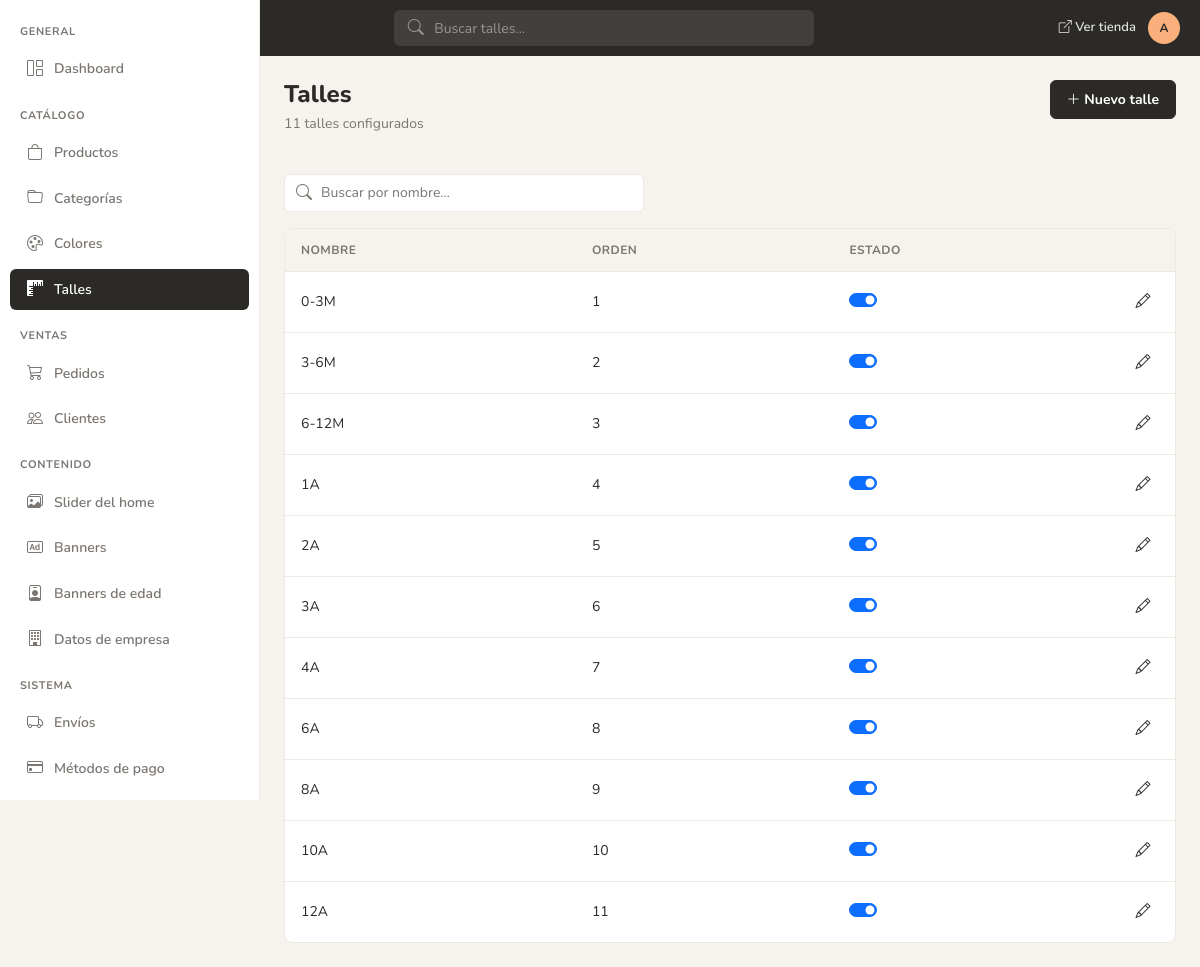
Page /admin/talles/listado.php (signed in) on the earlier database version.
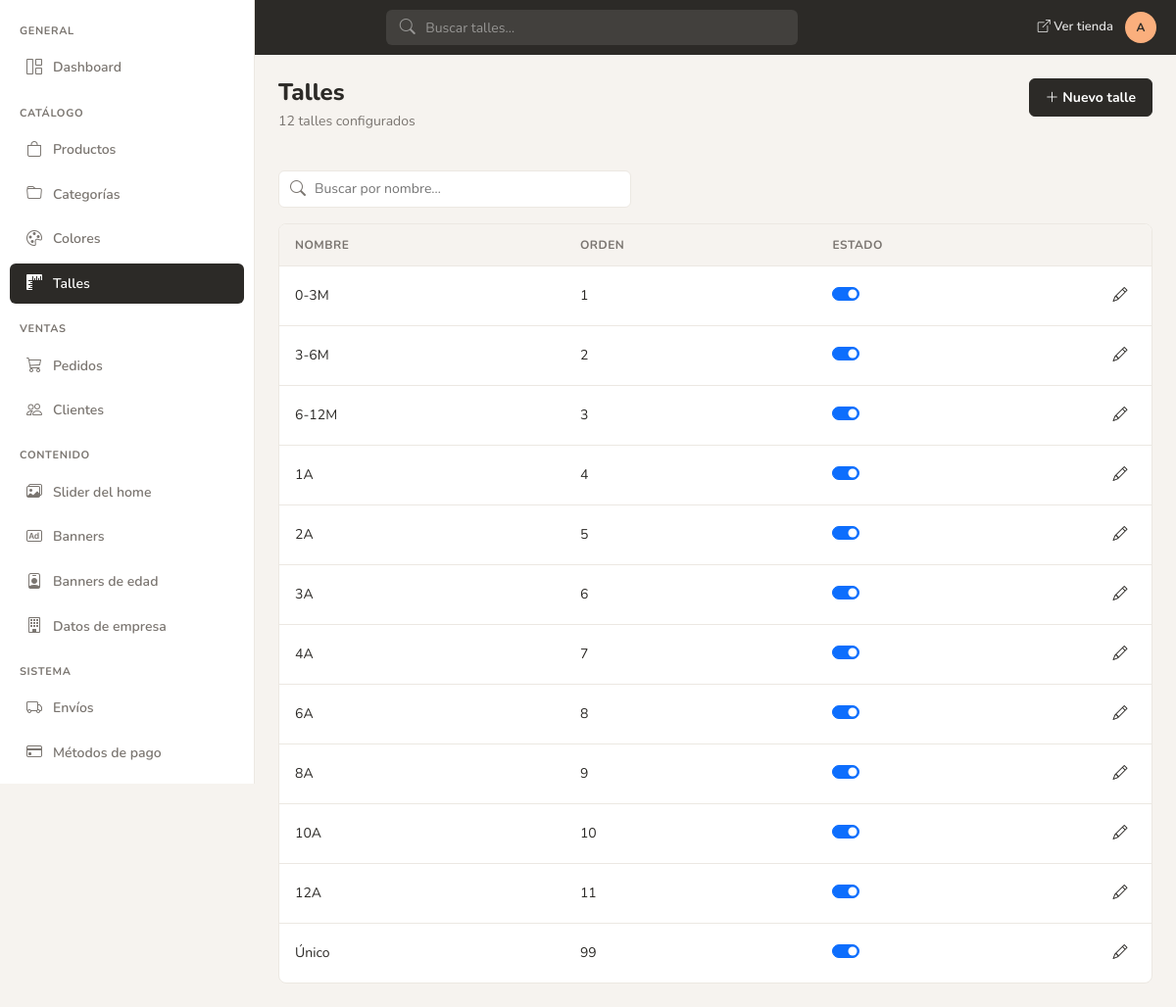
Same page on the later database version.
### tables this page shows
CREATE TABLE `tbl_talles` (
  `id_talle` int NOT NULL AUTO_INCREMENT,
  `nombre` varchar(20) NOT NULL,
  `orden` int DEFAULT 0,
  `activo` tinyint DEFAULT 1,
  PRIMARY KEY (`id_talle`)
);

### admin/include/funciones.php (called while the page is built, shortened)
<?php
function admin_user_initials(string $username): string
{
    $username = trim($username);
    $parts = preg_split('/[\s._-]+/', $username) ?: [];
    $initials = '';
    foreach ($parts as $part) {
        if ($part !== '') {
            $initials .= strtoupper($part[0]);
        }
    }
    return $initials !== '' ? substr($initials, 0, 2) : strtoupper(substr($username, 0, 2));
}
function admin_site_path(string $path = ''): string
{
    $base = defined('SITE_URL')
        ? rtrim((string)(parse_url(SITE_URL, PHP_URL_PATH) ?: ''), '/')
        : (defined('BASE_PATH') ? rtrim(BASE_PATH, '/') : '');
    $clean = ltrim(str_replace('\\', '/', $path), '/');
    if ($clean === '') {
        return $base === '' ? '/' : $base;
    }
    return ($base === '' ? '' : $base) . '/' . $clean;
}
if (!function_exists('app_path')) {
    function app_path(string $path = ''): string
    {
        return admin_site_path($path);
    }
}

### admin/talles/listado.php (the view, shortened to what this page needs)
<?php
require_once __DIR__ . '/../include/includes.php';
require_once __DIR__ . '/../check_session.php';
$q = trim((string)($_GET['q'] ?? ''));
$adminSearchAction = 'listado.php';
$adminSearchQuery = $q;
$adminSearchPlaceholder = 'Buscar talles…';
$sql = 'SELECT id_talle, nombre, orden, activo FROM tbl_talles';
$params = [];
$types = '';
$sql .= ' ORDER BY orden, nombre';
if ($types !== '') {
    $stmt = mysqli_prepare($con, $sql);
    mysqli_stmt_bind_param($stmt, $types, ...$params);
    mysqli_stmt_execute($stmt);
    $result = mysqli_stmt_get_result($stmt);
} else {
    $result = mysqli_query($con, $sql);
}
$rows = [];
while ($row = mysqli_fetch_assoc($result)) {
    $rows[] = $row;
}
$total = count($rows);
include __DIR__ . '/../header.php';
?>
<div class="admin-section-header">
    <div>
        <h1>Talles</h1>
        <p class="subtitle"><?= (int)$total ?> talle<?= $total === 1 ? '' : 's' ?><?= $q !== '' ? ' encontrados' : ' configurados' ?></p>
    </div>
    <div class="admin-section-actions">
        <a href="a_talle.php" class="btn btn-ink">
            <i class="bi bi-plus-lg"></i> Nuevo talle
        </a>
    </div>
</div>
<div class="d-flex justify-content-between align-items-center mb-3 gap-3 flex-wrap">
    <form method="get" action="listado.php" class="admin-search-bar flex-grow-1" style="max-width:360px">
        <i class="bi bi-search"></i>
        <input name="q" placeholder="Buscar por nombre…" type="search" value="<?= htmlspecialchars($q, ENT_QUOTES, 'UTF-8') ?>">
    </form>
</div>
<div class="admin-card">
    <div class="admin-card-body p-0">
        <div class="table-responsive">
            <table class="admin-table mb-0">
                <thead>
                    <tr>
                        <th>Nombre</th>
                        <th>Orden</th>
                        <th>Estado</th>
                        <th style="width:48px"></th>
                    </tr>
                </thead>
                <tbody>
                <?php if ($total > 0): ?>
                    <?php foreach ($rows as $row): ?>
                        <tr>
                            <td><?= htmlspecialchars($row['nombre'], ENT_QUOTES, 'UTF-8') ?></td>
                            <td><?= (int)$row['orden'] ?></td>
                            <td>
                                <div class="form-check form-switch mb-0">
                                    <input class="form-check-input toggle-estado" type="checkbox"
                                           data-endpoint="<?= htmlspecialchars(app_path('admin/api/toggle-talle-activo.php'), ENT_QUOTES, 'UTF-8') ?>"
                                           data-id-key="id_talle"
                                           data-id="<?= (int)$row['id_talle'] ?>"
                                           aria-label="Talle <?= (int)$row['activo'] ? 'activo' : 'inactivo' ?>"
                                           <?= (int)$row['activo'] ? 'checked' : '' ?>>
                                </div>
                            </td>
                            <td>
                                <div class="admin-table-actions">
                                    <a href="a_talle.php?id=<?= (int)$row['id_talle'] ?>" class="btn-table-action" title="Editar">
                                        <i class="bi bi-pencil"></i>
                                    </a>
                                </div>
                            </td>
                        </tr>
                    <?php endforeach; ?>
                <?php else: ?>
                    <tr><td colspan="4" class="text-center text-muted py-5"><?= $q !== '' ? 'Sin resultados para esta búsqueda' : 'Sin talles' ?></td></tr>
                <?php endif; ?>
                </tbody>
            </table>
        </div>
    </div>
</div>
<?php include __DIR__ . '/../pie.php'; ?>

### admin/header.php (shortened to what this page needs)
<!DOCTYPE html>
<html lang="es">
<head>
    <link href="https://cdn.jsdelivr.net/npm/bootstrap@5.3.3/dist/css/bootstrap.min.css" rel="stylesheet">
    <link href="https://cdn.jsdelivr.net/npm/bootstrap-icons@1.11.3/font/bootstrap-icons.min.css" rel="stylesheet">
    <link href="<?= app_path('admin/assets/css/admin.css') ?>" rel="stylesheet">
</head>
<body class="admin-body">
<?php
$adminUser = (string)($_SESSION['idUsuarioAdminSUser'] ?? 'Admin');
$adminInitials = admin_user_initials($adminUser);
$adminSearchAction = $adminSearchAction ?? app_path('admin/productos/listado.php');
$adminSearchQuery = $adminSearchQuery ?? '';
$adminSearchPlaceholder = $adminSearchPlaceholder ?? 'Buscar productos…';
include __DIR__ . '/include/sidebar.php';
?>
<header class="admin-topbar">
    <form method="get" action="<?= htmlspecialchars($adminSearchAction, ENT_QUOTES, 'UTF-8') ?>" class="admin-topbar-search" role="search">
        <i class="bi bi-search"></i>
        <input type="search" name="q" id="adminGlobalSearch" placeholder="<?= htmlspecialchars($adminSearchPlaceholder, ENT_QUOTES, 'UTF-8') ?>" value="<?= htmlspecialchars($adminSearchQuery, ENT_QUOTES, 'UTF-8') ?>" aria-label="Buscar">
    </form>
    <div class="admin-topbar-actions">
        <a href="<?= htmlspecialchars(app_path('index.php'), ENT_QUOTES, 'UTF-8') ?>" class="admin-topbar-link" target="_blank" rel="noopener">
            <i class="bi bi-box-arrow-up-right"></i> Ver tienda
        </a>
        <span class="admin-avatar" title="<?= htmlspecialchars($adminUser, ENT_QUOTES, 'UTF-8') ?>"><?= htmlspecialchars($adminInitials, ENT_QUOTES, 'UTF-8') ?></span>
    </div>
</header>
<main class="admin-main">
    <div class="admin-content">

### admin/include/sidebar.php (shortened to what this page needs)
<?php
$currentScript = basename($_SERVER['SCRIPT_NAME'] ?? '');
$currentPath = $_SERVER['SCRIPT_NAME'] ?? '';
function nav_active(string $script, string $current): string
{
    return $script === $current ? ' active' : '';
}
function nav_active_dir(string $dir, string $currentPath): string
{
    return str_contains($currentPath, '/' . $dir . '/') ? ' active' : '';
}
?>
<aside class="admin-sidebar" id="adminSidebar">
    <nav class="nav flex-column">
        <div class="nav-section">General</div>
        <a class="nav-link<?= nav_active('dashboard.php', $currentScript) ?>" href="<?= app_path('admin/dashboard.php') ?>">
            <i class="bi bi-grid-1x2"></i> Dashboard
        </a>
        <div class="nav-section">Catálogo</div>
        <a class="nav-link<?= nav_active_dir('productos', $currentPath) ?>" href="<?= app_path('admin/productos/listado.php') ?>">
            <i class="bi bi-bag"></i> Productos
        </a>
        <a class="nav-link<?= nav_active_dir('categorias', $currentPath) ?>" href="<?= app_path('admin/categorias/listado.php') ?>">
            <i class="bi bi-folder"></i> Categorías
        </a>
        <a class="nav-link<?= nav_active_dir('colores', $currentPath) ?>" href="<?= app_path('admin/colores/listado.php') ?>">
            <i class="bi bi-palette"></i> Colores
        </a>
        <a class="nav-link<?= nav_active_dir('talles', $currentPath) ?>" href="<?= app_path('admin/talles/listado.php') ?>">
            <i class="bi bi-rulers"></i> Talles
        </a>
        <div class="nav-section">Ventas</div>
        <a class="nav-link<?= nav_active_dir('pedidos', $currentPath) ?>" href="<?= app_path('admin/pedidos/listado.php') ?>">
            <i class="bi bi-cart3"></i> Pedidos
        </a>
        <a class="nav-link<?= nav_active_dir('clientes', $currentPath) ?>" href="<?= app_path('admin/clientes/listado.php') ?>">
            <i class="bi bi-people"></i> Clientes
        </a>
        <div class="nav-section">Contenido</div>
        <a class="nav-link<?= nav_active('slider.php', $currentScript) ?><?= nav_active('a_slide.php', $currentScript) ?>" href="<?= app_path('admin/slider.php') ?>">
            <i class="bi bi-images"></i> Slider del home
        </a>
        <a class="nav-link<?= nav_active('banners.php', $currentScript) ?><?= nav_active('a_banner.php', $currentScript) ?>" href="<?= app_path('admin/banners.php') ?>">
            <i class="bi bi-badge-ad"></i> Banners
        </a>
        <a class="nav-link<?= nav_active('banners-edad.php', $currentScript) ?><?= nav_active('a_banner_edad.php', $currentScript) ?>" href="<?= app_path('admin/banners-edad.php') ?>">
            <i class="bi bi-person-badge"></i> Banners de edad
        </a>
        <a class="nav-link<?= nav_active('empresa.php', $currentScript) ?>" href="<?= app_path('admin/empresa.php') ?>">
            <i class="bi bi-building"></i> Datos de empresa
        </a>
        <div class="nav-section">Sistema</div>
        <a class="nav-link<?= nav_active('configuracion_envios.php', $currentScript) ?>" href="<?= app_path('admin/configuracion_envios.php') ?>">
            <i class="bi bi-truck"></i> Envíos
        </a>
        <a class="nav-link<?= nav_active('metodos_pago.php', $currentScript) ?><?= nav_active('a_metodo_pago.php', $currentScript) ?>" href="<?= app_path('admin/metodos_pago.php') ?>">
            <i class="bi bi-credit-card"></i> Métodos de pago
        </a>
        <a class="nav-link<?= nav_active('configuracion.php', $currentScript) ?>" href="<?= app_path('admin/configuracion.php') ?>">
        </a>
    </nav>
</aside>

### admin/pie.php (shortened to what this page needs)
    </div>
</main>
</body>
</html>

Differences in the rows shown:
added tbl_talles: nombre "Único", orden "99", activo "☑"
Other differences:
$total: "11" → "12"
